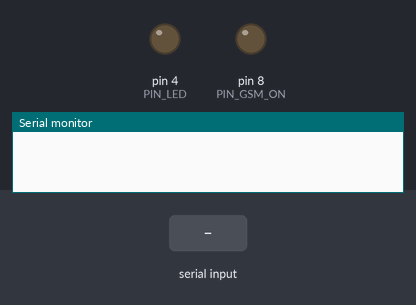
Bench run of a sketch on a simulated Arduino Mega 2560, built with avr-gcc and run on an emulated ATmega2560. On the bench: output pins drawn as LEDs (lit = HIGH), the last lines printed to the serial monitor. The test bench sets the inputs (shaded band). The modem accepts every AT command (registered, SIM ready, sends succeed) and sends nothing else.

Above: at 0.1 s.
At 9.9 s:
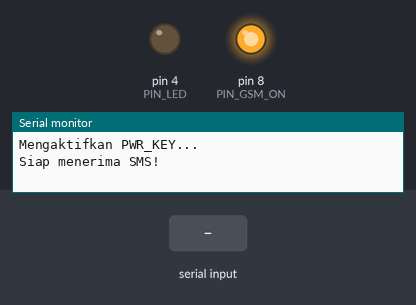
10.0 s: "+CMT:\n" received over the second serial link
Timing chart, 0 to 13.0 s (numbered marks = the images above; inputs shaded):
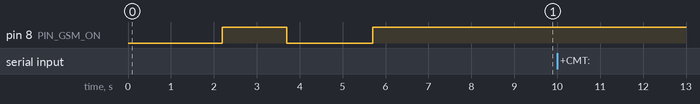

The sketch:

smsLED.ino
```cpp
// Contoh untuk mengontrol LED
//   menggunakan SMS

const byte PIN_LED = 4;
const byte PIN_GSM_ON = 8;

struct DataSMS
{
  String nomorTelepon;
  String pesanSMS;
};

void setup()
{
  pinMode(PIN_LED, OUTPUT);

  Serial.begin(9600);

  Serial2.begin(9600);
  delay(2000);

  Serial2.println("AT+CMGF=1");
  delay(200);

  aktifkanGSM();
  Serial.println("Siap menerima SMS!");
}

void loop()
{
  Serial2.println("AT+CMGL=\"REC UNREAD\"");
  delay(200);

  if (Serial2.available() > 0)
  {
    String tanggapan = Serial2.readString();

    int pos = tanggapan.indexOf("+CMT:");
    if (pos > -1)
    {
      struct DataSMS data = perolehDataSMS(tanggapan);

      Serial.println("SMS diterima...");
      Serial.print("Dari: ");
      Serial.println(data.nomorTelepon);
      Serial.println("Pesan: ");
      Serial.println(data.pesanSMS);

      // Kontrol LED
      data.pesanSMS.trim(); // Hapus spasi putih

      if (data.pesanSMS.equalsIgnoreCase("LED ON"))
        digitalWrite(PIN_LED, HIGH);
      else
        if (data.pesanSMS.equalsIgnoreCase("LED OFF"))
          digitalWrite(PIN_LED, LOW);

      // Hapus semua SMS
      Serial2.println("AT+CMGD=1,4");
      delay(200);
    }
  }
}

struct DataSMS perolehDataSMS(String data)
{
  struct DataSMS x;


  // Peroleh nomor telepon
  int pos1, pos2;

  pos1 = data.indexOf("+CMT:");

  pos1 = data.indexOf('"', pos1 + 6);
  pos2 = data.indexOf('"', pos1 + 1);
  x.nomorTelepon = data.substring(pos1 + 1, pos2);

  // Peroleh pesan
  pos1 = data.indexOf('\n', pos2 + 1);
  pos2 = data.indexOf('\n', pos1 + 1);
  x.pesanSMS = data.substring(pos1 + 1, pos2);

  return x;
}

void aktifkanGSM()
{
  Serial.println("Mengaktifkan PWR_KEY...");

  pinMode(PIN_GSM_ON, OUTPUT);

  // Aktifkan modul GSM
  digitalWrite(PIN_GSM_ON, HIGH);
  delay(1500);
  digitalWrite(PIN_GSM_ON, LOW);
  delay(2000);
  digitalWrite(PIN_GSM_ON, HIGH);
  delay(3000);
}
```
